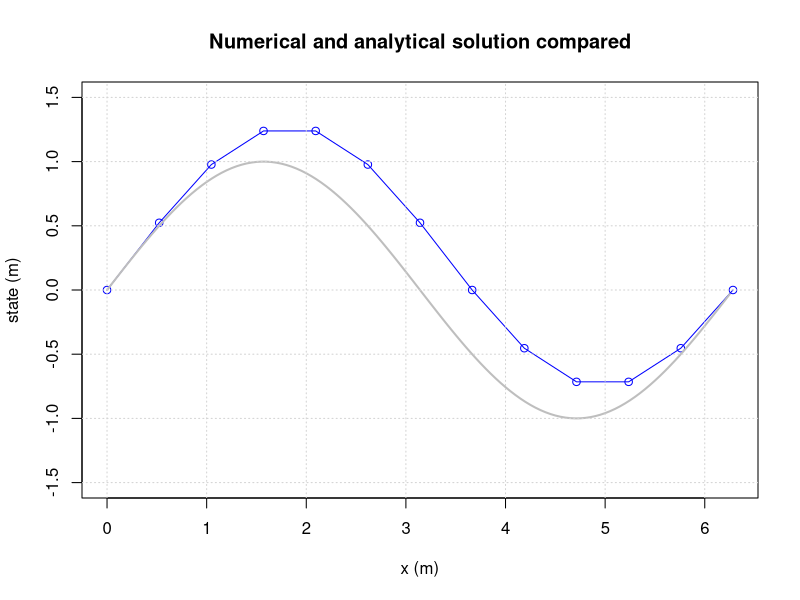
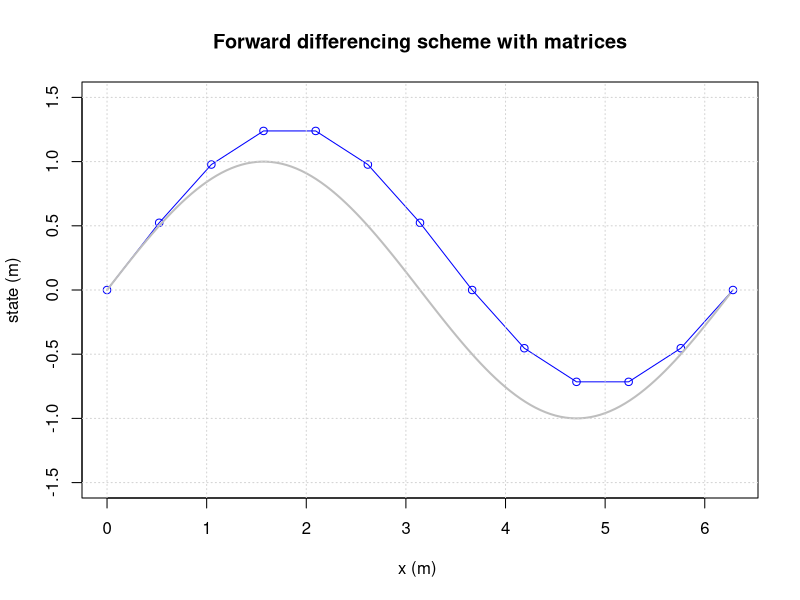
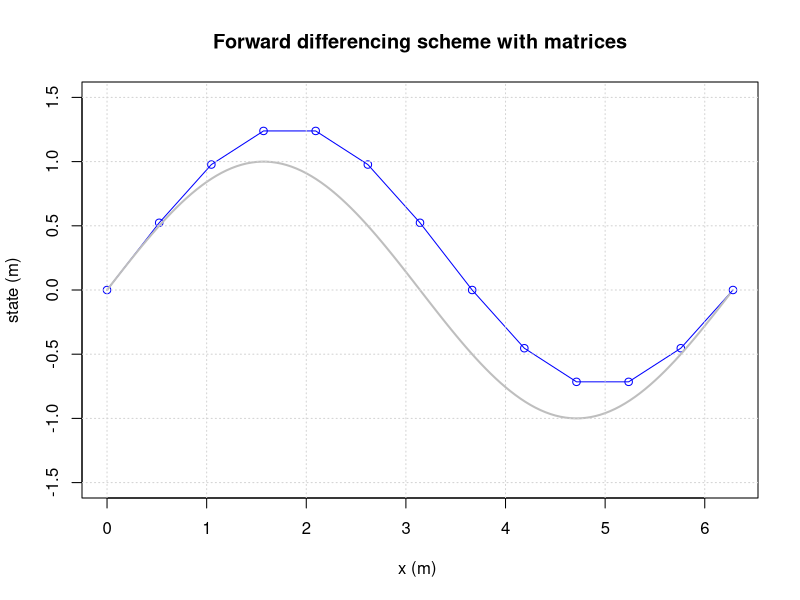
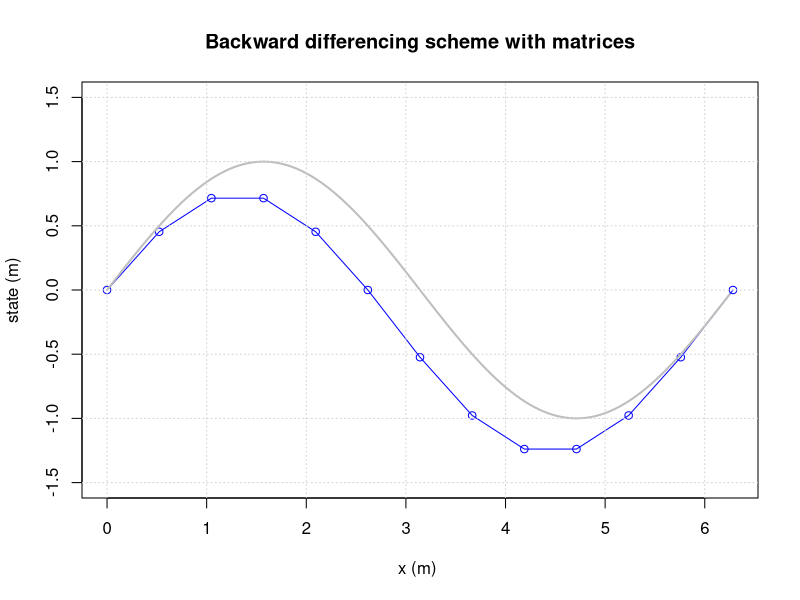

Recreate these plots in R, in order.
## ---- chunk 1
# Initial parameter values
left          = 0     # usually this variable is set to 0
right         = 2*pi  # end time of the simulation (50)
dx            = pi/6  # delta t; time discretisation (0.25)
left.state    = 0     # state of the system at the beginning of the simulation

# Simulation initialisation
space         = left
result.state  = c(left.state)
result.space  = c(left)
current.state = left.state

sys.fun = function(space,state){
  return(state + dx*cos(space))
}

# Simulation
while(space < right)
{
  current.state = sys.fun(space,current.state)
  result.state  = c(result.state,current.state)
  space         = space + dx
  result.space  = c(result.space,space)
}

# Plotting
plot(result.space,result.state,type='o', xlab="x (m)",ylab="state (m)", ylim = c(-1.5,1.5), col="blue")
space.sequence = seq(left,right,by=0.05)
analyt.state=sin(space.sequence)
lines(space.sequence,analyt.state,col='grey',lwd=2)
title(main='Numerical and analytical solution compared')
grid()
## ---- chunk 2
rm(list=ls()) 

# setting up initial parameters
dx    = pi/6
left  = 0
right = 2*pi
xcoor = seq(left,right, by=dx) # builds a list of all coordinates
N     = length(xcoor)

bl    = 0                      # left boundary condition
V     = c()                    # build an empty vector for the solutions
M     = matrix(0,nrow=length(xcoor),ncol=length(xcoor)) # an empty matrix for the differencing scheme

# populating vector and matrix
for(j in 2:(length(xcoor)))
{
  M[j,j]   = 1/dx
  M[j,j-1] = -1/dx
  V[j]     = cos(xcoor[j-1]) # it belongs to the j-1 step
}

# left boundary condtion
M[1,1]     = 1
V[1]       = bl

# solve matrix equation
s = solve(M,V)

# plotting
plot(xcoor,s,ylab="state (m)",xlab="x (m) ",type='o',col='blue', ylim=c(-1.5,1.5)) # numerical approximation
x_sol = seq(left,right,by=0.05)
lines(x_sol,sin(x_sol),type='l', col="grey",lwd=2)
title(main='Forward differencing scheme with matrices')
grid()
## ---- chunk 3
rm(list=ls()) 

# setting up initial parameters
dx    = pi/6
left  = 0
right = 2*pi
xcoor = seq(left,right, by=dx) # builds a list of all coordinates
N     = length(xcoor)

br    = 0                      # left boundary condition
V     = c()                    # build an empty vector for the solutions
M     = matrix(0, nrow=length(xcoor), ncol=length(xcoor)) # an empty matrix for the differencing scheme

# populating vector and matrix
for(j in 1:(length(xcoor)-1))
{
  M[j,j]   = -1/dx
  M[j,j+1] = 1/dx
  V[j]     = cos(xcoor[j]) # it belongs to the j'th step
}

# left boundary condtion
M[N,N]     = 1
V[N]       = br

# solve matrix equation
s = solve(M,V)

# plotting
plot(xcoor,s,ylab="state (m)",xlab="x (m) ",type='o',col='blue', ylim=c(-1.5,1.5)) # numerical approximation
x_sol = seq(left,right,by=0.05)
lines(x_sol,sin(x_sol),type='l', col="grey",lwd=2)
title(main='Forward differencing scheme with matrices')
grid()
## ---- chunk 4
rm(list=ls()) 

# setting up initial parameters
dx    = pi/6
left  = 0
right = 2*pi
xcoor = seq(left,right, by=dx) # builds a list of all coordinates

bl    = 0                      # left boundary condition
V     = c()                    # build an empty vector for the solutions
M     = matrix(0,nrow=length(xcoor),ncol=length(xcoor)) # an empty matrix for the differencing scheme

# populating vector and matrix
for(j in 2:(length(xcoor)))
{
  M[j,j]   = 1
  M[j,j-1] = -1
  V[j]     = dx*cos(xcoor[j])
}

# left boundary condtion
M[1,1]     = 1
M[1,2]     = 0
V[1]       = bl

# solve matrix equation
s = solve(M,V)

# plotting
plot(xcoor,s,ylab="state (m)",xlab="x (m) ",type='o',col='blue', ylim=c(-1.5,1.5)) # numerical approximation
x_sol = seq(left,right,by=0.05)
lines(x_sol,sin(x_sol),type='l', col="grey",lwd=2)
title(main='Backward differencing scheme with matrices')
grid()
